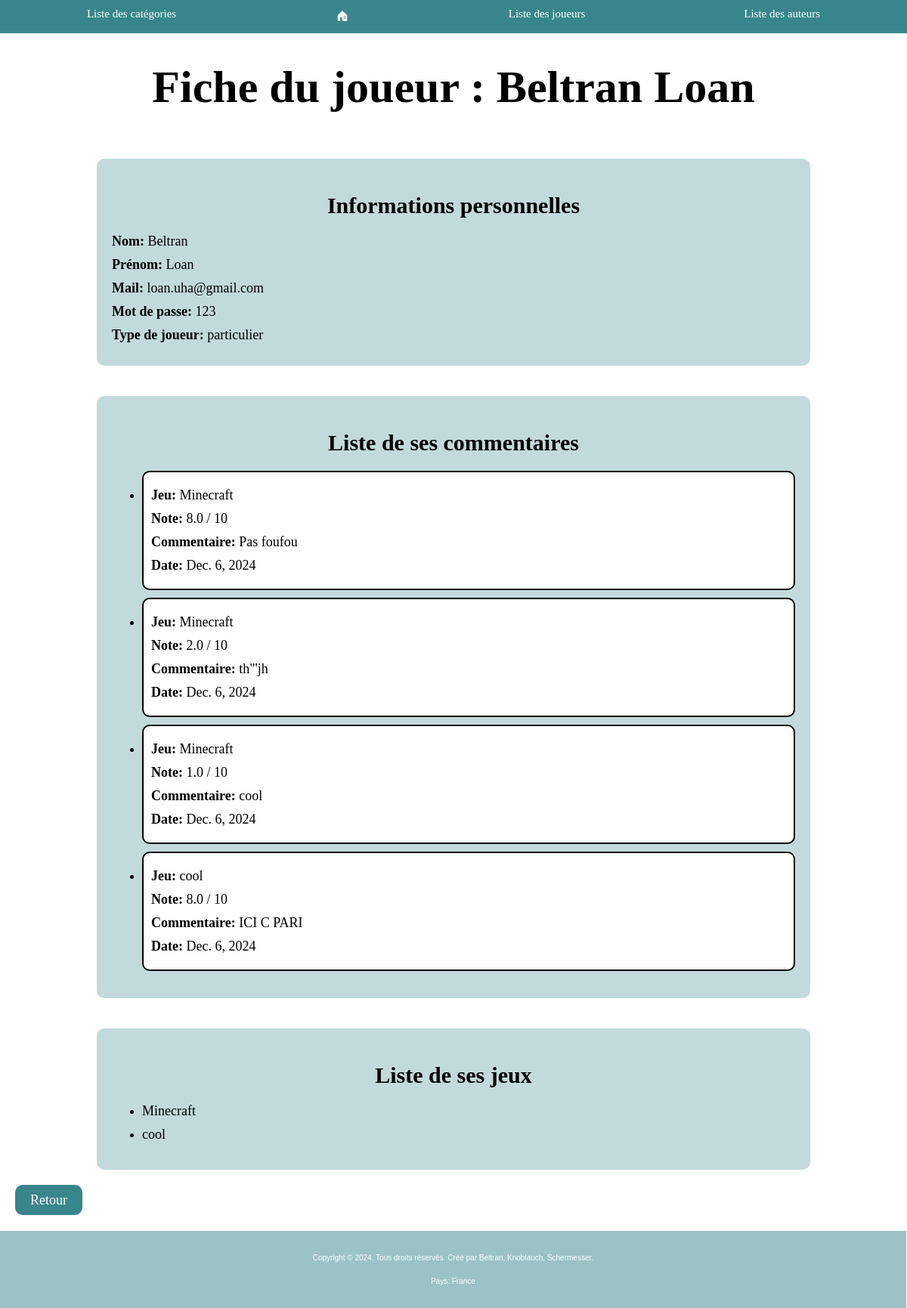
Before: /affiche_joueurs/1/ with the older database file.
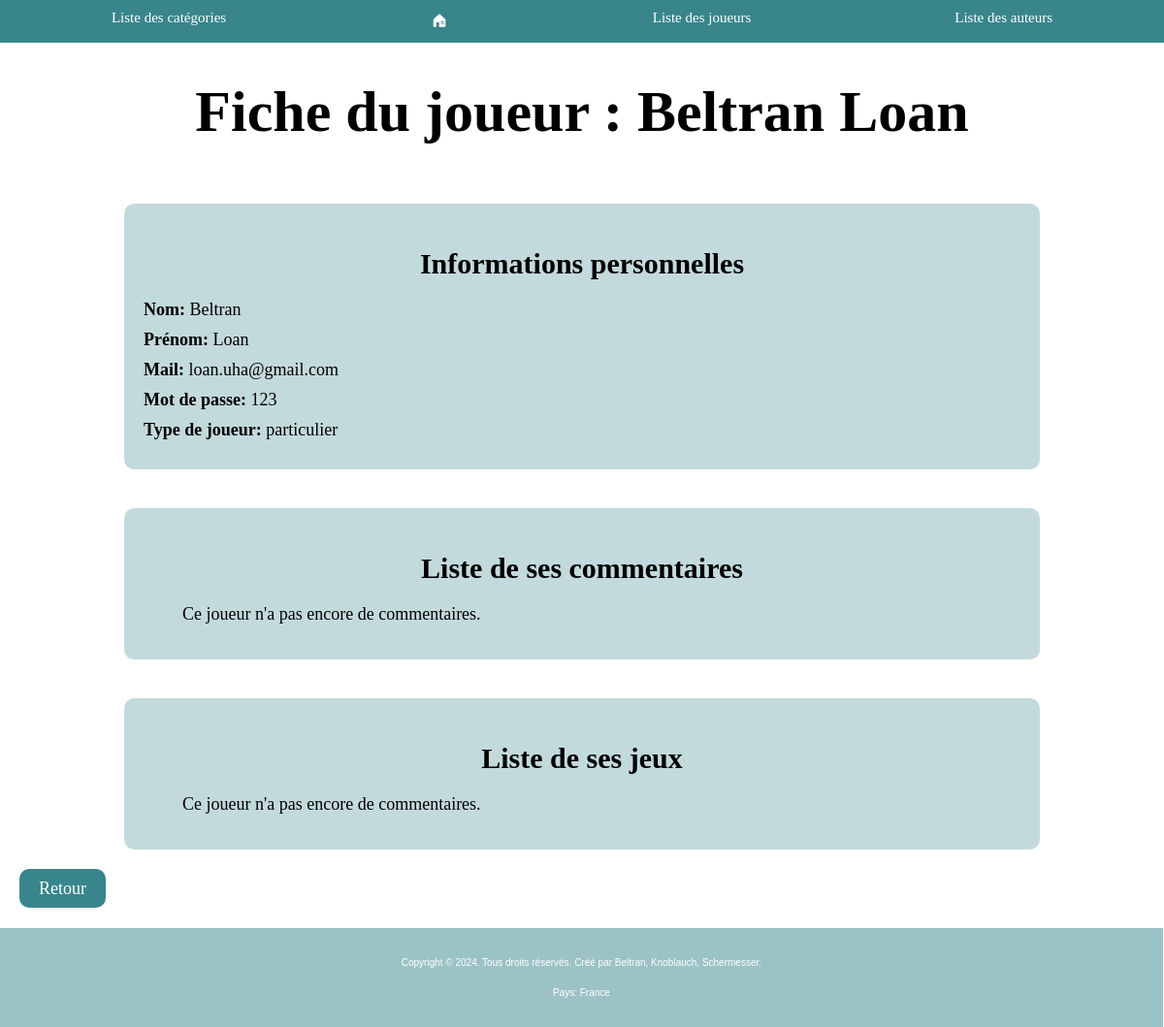
After: the same page with the newer database file.
### ludotheque/models.py (models this page shows, shortened)
class Commentaires(models.Model):
    jeux = models.ForeignKey("Jeux", on_delete=models.CASCADE, default=None)
    joueurs = models.ForeignKey("Joueurs", on_delete=models.CASCADE, default=None)
    note = models.FloatField(max_length=3)
    commentaire = models.TextField(blank=True, null=True)
    date = models.DateField(blank=True, null=False)

class Jeux(models.Model):
    titre = models.CharField(max_length=100)
    anneeSortie = models.IntegerField()
    photo = models.ImageField(upload_to='images/', blank=True, null=True)
    editeur = models.CharField(max_length=100)
    auteur = models.ForeignKey("Auteurs", on_delete=models.CASCADE, default=None)
    cat = models.ForeignKey("Categories", on_delete=models.CASCADE, default=None)
    joueurs = models.ManyToManyField(Joueurs, through='ListeJeuxJoueurs')
    def __str__(self):
        chaine = f" {self.titre} "
        return chaine

class ListeJeuxJoueurs(models.Model):
    jeux = models.ForeignKey("Jeux", on_delete=models.CASCADE, null=True)
    joueurs = models.ForeignKey("Joueurs", on_delete=models.CASCADE, null=True)

### ludotheque/views_joueurs.py (the view)
# urls.py: path('affiche_joueurs/<int:id>/', views_joueurs.joueurs_affiche),
def joueurs_affiche(request, id):
    joueur = models.Joueurs.objects.get(pk=id)
    listejeux = list(models.ListeJeuxJoueurs.objects.filter(joueurs_id=id))
    commentaires = models.Commentaires.objects.filter(joueurs=joueur)
    return render(request, "joueurs/affiche.html", {"joueur": joueur, "commentaires": commentaires, 'listejeux': listejeux})

### ludotheque/templates/joueurs/affiche.html (shortened to what this page needs)
<!DOCTYPE html>
<html lang="en">
{% load static %}
<head>
    <link rel="stylesheet" type="text/css" href="{% static 'main.css' %}"/>
</head>
<body>
{% include 'main_nav.html' %}
<div class="containerSecond">
    <h1 class="mainTitle">Fiche du joueur : {{ joueur.nom }} {{ joueur.prenom }}</h1>
    <article class="playerInfo">
        <h2>Informations personnelles</h2>
        <p><strong>Nom:</strong> {{ joueur.nom }}</p>
        <p><strong>Prénom:</strong> {{ joueur.prenom }}</p>
        <p><strong>Mail:</strong> {{ joueur.mail }}</p>
        <p><strong>Mot de passe:</strong> {{ joueur.mdp }}</p>
        <p><strong>Type de joueur:</strong> {{ joueur.type }}</p>
    </article>
    <article class="playerComments">
        <h2>Liste de ses commentaires</h2>
        <ul>
        {% for commentaire in commentaires %}
            <li class="commentItem">
                <p><strong>Jeu:</strong> {{ commentaire.jeux }}</p>
                <p><strong>Note:</strong> {{ commentaire.note }} / 10</p>
                <p><strong>Commentaire:</strong> {{ commentaire.commentaire }}</p>
                <p><strong>Date:</strong> {{ commentaire.date }}</p>
            </li>
        {% empty %}
            <p>Ce joueur n'a pas encore de commentaires.</p>
        {% endfor %}
        </ul>
    </article>
    <article class="playerComments">
        <h2>Liste de ses jeux</h2>
        <ul>
        {% for jeux in listejeux %}
            <li class="gamesItem">
                <p> {{ jeux.jeux.titre }}</p>
            </li>
        {% empty %}
            <p>Ce joueur n'a pas encore de commentaires.</p>
        {% endfor %}
        </ul>
    </article>
</div>
<a class="backButton" href="/index_joueurs">Retour</a>
{% include 'main_footer.html' %}
</body>
</html>

Changed rows visible on the page:
removed Commentaires: jeux "Minecraft", note "8.0", commentaire "Pas foufou", date "Dec. 6, 2024"
removed Commentaires: jeux "Minecraft", note "2.0", commentaire "th\"'jh", date "Dec. 6, 2024"
removed Commentaires: jeux "Minecraft", note "1.0", commentaire "cool", date "Dec. 6, 2024"
removed Commentaires: jeux "cool", note "8.0", commentaire "ICI C PARI", date "Dec. 6, 2024"
removed ListeJeuxJoueurs: jeux.titre "Minecraft"
removed ListeJeuxJoueurs: jeux.titre "cool"
Other visible differences:
text now shown: "Ce joueur n'a pas encore de commentaires. Ce joueur n'a pas encore de commentaires."
